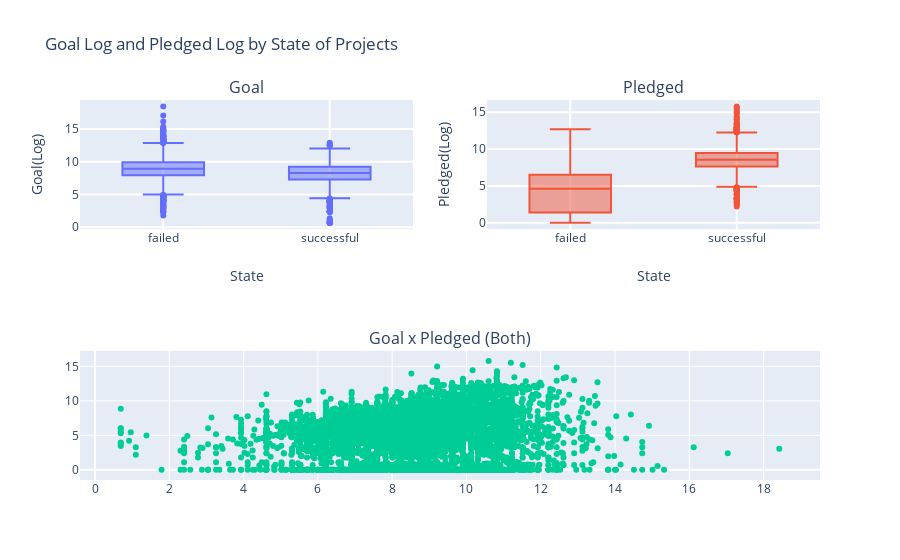

The cell this chart's notebook holds for it:
### Code cell
#First plot
trace0 = go.Box(
    x=df_kick['state'],
    y=df_kick['goal_log'],
    name="Goal Log", showlegend=False
)
#Second plot
trace1 = go.Box(
    x=df_kick['state'],
    y=df_kick['pledged_log'],
    name="Pledged Log", showlegend=False
)
#Third plot
trace2 = go.Scatter(
    x=df_kick['goal_log'], y=df_kick['pledged_log'],
    name="Goal x Pledged Distribuition", 
    showlegend=False,
    mode = 'markers'
)

#Creating the grid
fig = tls.make_subplots(rows=5, cols=2, specs=[[{'rowspan': 2}, {'rowspan': 2}],[None,None],[None,None],[{'colspan': 2,'rowspan': 2}, None],[None,None]],
                          subplot_titles=('Goal','Pledged',
                                          "Goal x Pledged (Both)"))

#setting the figs
fig.append_trace(trace0, 1, 1)
fig.append_trace(trace1, 1, 2)
fig.append_trace(trace2, 4, 1)

fig['layout'].update(showlegend=True, 
                     title="Goal Log and Pledged Log by State of Projects",
                     xaxis=dict(
                         title='State', ticklen=5, zeroline=False, gridwidth=2
                     ),
                     yaxis=dict(
                         title='Goal(Log)', ticklen=5, gridwidth=2
                     ),
                     xaxis1=dict(title='State', ticklen=5, zeroline=False, gridwidth=2),
                     yaxis1=dict(title='Goal(Log)', ticklen=5, gridwidth=2),
                     xaxis2=dict(title='State', ticklen=5, zeroline=False, gridwidth=2),
                     yaxis2=dict(title='Pledged(Log)', ticklen=5, gridwidth=2))
iplot(fig)

### Figure 1 — Plotly figure (JSON) as saved in the notebook; plotly's stock layout.template omitted (floating-point values rounded to 4 significant figures; data arrays with more than 128 entries replaced by an {"elided": "..."} marker saying what was removed)
{"data": [{"name": "Goal Log", "showlegend": false, "type": "box", "x": {"elided": "8725 str values"}, "xaxis": "x", "y": {"elided": "8725 float values"}, "yaxis": "y"}, {"name": "Pledged Log", "showlegend": false, "type": "box", "x": {"elided": "8725 str values"}, "xaxis": "x2", "y": {"elided": "8725 float values"}, "yaxis": "y2"}, {"mode": "markers", "name": "Goal x Pledged Distribuition", "showlegend": false, "type": "scatter", "x": {"elided": "8725 float values"}, "xaxis": "x3", "y": {"elided": "8725 float values"}, "yaxis": "y3"}], "layout": {"annotations": [{"font": {"size": 16}, "showarrow": false, "text": "Goal", "x": 0.225, "xanchor": "center", "xref": "paper", "y": 1, "yanchor": "bottom", "yref": "paper"}, {"font": {"size": 16}, "showarrow": false, "text": "Pledged", "x": 0.775, "xanchor": "center", "xref": "paper", "y": 1, "yanchor": "bottom", "yref": "paper"}, {"font": {"size": 16}, "showarrow": false, "text": "Goal x Pledged (Both)", "x": 0.5, "xanchor": "center", "xref": "paper", "y": 0.34, "yanchor": "bottom", "yref": "paper"}], "showlegend": true, "title": {"text": "Goal Log and Pledged Log by State of Projects"}, "xaxis": {"anchor": "y", "domain": [0, 0.45], "gridwidth": 2, "ticklen": 5, "title": {"text": "State"}, "zeroline": false}, "xaxis2": {"anchor": "y2", "domain": [0.55, 1], "gridwidth": 2, "ticklen": 5, "title": {"text": "State"}, "zeroline": false}, "xaxis3": {"anchor": "y3", "domain": [0, 1]}, "yaxis": {"anchor": "x", "domain": [0.66, 1], "gridwidth": 2, "ticklen": 5, "title": {"text": "Goal(Log)"}}, "yaxis2": {"anchor": "x2", "domain": [0.66, 1], "gridwidth": 2, "ticklen": 5, "title": {"text": "Pledged(Log)"}}, "yaxis3": {"anchor": "x3", "domain": [0, 0.34]}}}
